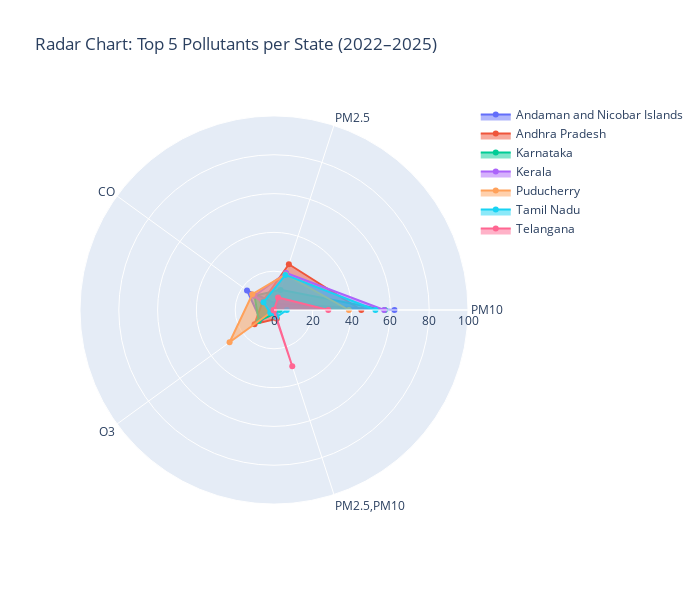

The code cell stored with this chart in its notebook:
### Markdown cell above
📘 **Data Story: Pollution Trends Across Southern India (2022 Onwards)**

The graph paints a compelling portrait of how different pollutants dominate across southern Indian states post-COVID. Here's how the narrative unfolds:

### 🏆 **Top 2 Pollutants: PM10 and PM2.5**
- These **particulate matters consistently emerge as the leading pollutants** across **Andhra Pradesh, Tamil Nadu, Karnataka, Telangana, and Kerala**.
- Their dominance suggests ongoing challenges in vehicular emissions, construction dust, and industrial activity.
- States with rapid urbanization—like Telangana and Karnataka—show relatively **higher PM concentrations**, hinting at expanding cities with increasing traffic and infrastructure projects.

### 🍃 **Bottom 2 Pollutants: CO, O₃, and NO₂**
- **Carbon Monoxide (CO)** and **Ozone (O₃)** are frequently the **least prominent**, especially in coastal regions like Kerala and Puducherry.
- This could be linked to better **air dispersion** and **lower fossil fuel dependence** in those areas.
- **Nitrogen Dioxide (NO₂)**, while low in some areas, tends to rank slightly higher in industrial hubs—indicating occasional spikes from combustion sources.

### 🌴 **Regional Highlights**:
- **Andaman and Nicobar Islands** consistently show **lower pollutant levels overall**, reflecting minimal industrial activity and strong natural air regulation.
- **Puducherry**, although small, mirrors patterns similar to Tamil Nadu, possibly due to proximity and shared urban traits.

### 📈 **Post-COVID Implications**:
- A **resurgence in mobility and construction** after lockdowns may be contributing to PM spikes.
- The data underscores the need for **region-specific strategies**—like dust control in cities and industrial emission monitoring in specific districts.

### Code cell
import plotly.graph_objects as go

# Filter to top 10 pollutants
top10_pollutants = pollutant_counts.groupby('prominent_pollutants')['count'].sum().sort_values(ascending=False).head(10).index
vis_data = pollutant_counts[pollutant_counts['prominent_pollutants'].isin(top10_pollutants)].copy()

# States to include (limit if too many)
states = vis_data['state'].unique()

# Create radar chart with traces per state
fig = go.Figure()

for state in states:
    state_data = vis_data[vis_data['state'] == state]

    # Create a DataFrame with all top10 pollutants and fill with zeros
    pollutant_values = pd.DataFrame(0, index=[0], columns=top10_pollutants)

    # Fill in available values
    for poll in state_data['prominent_pollutants'].unique():
        if poll in top10_pollutants:
            pollutant_values.loc[0, poll] = state_data[state_data['prominent_pollutants'] == poll]['percentage'].values[0]
    
    # Extract values as list
    values = pollutant_values.iloc[0].tolist()
    
    # Radar charts need values to loop back to the start
    values += [values[0]]

    fig.add_trace(go.Scatterpolar(
        r=values,
        theta=list(top5_pollutants) + [top5_pollutants[0]],
        fill='toself',
        name=state
    ))

fig.update_layout(
    polar=dict(
        radialaxis=dict(visible=True, range=[0, 100])
    ),
    title="Radar Chart: Top 5 Pollutants per State (2022–2025)",
    showlegend=True,
    height=600,
    width=700
)

fig.show()

### Figure 1 — Plotly figure (JSON) as saved in the notebook; plotly's stock layout.template omitted (floating-point values rounded to 4 significant figures)
{"data": [{"fill": "toself", "name": "Andaman and Nicobar Islands", "r": [62.1, 3.4, 17.2, 8.6, 0, 0, 8.6, 0, 0, 0, 62.1], "theta": ["PM10", "PM2.5", "CO", "O3", "PM2.5,PM10", "PM10"], "type": "scatterpolar"}, {"fill": "toself", "name": "Andhra Pradesh", "r": [45, 24.8, 7.3, 12.4, 4.7, 0.2, 2, 0.2, 0.9, 0.5, 45], "theta": ["PM10", "PM2.5", "CO", "O3", "PM2.5,PM10", "PM10"], "type": "scatterpolar"}, {"fill": "toself", "name": "Karnataka", "r": [57.1, 10.9, 12.4, 9.7, 1.9, 2.8, 1.5, 1.7, 0.3, 0.6, 57.1], "theta": ["PM10", "PM2.5", "CO", "O3", "PM2.5,PM10", "PM10"], "type": "scatterpolar"}, {"fill": "toself", "name": "Kerala", "r": [56.8, 20.1, 12.5, 0.9, 2.9, 0.1, 1, 2.7, 1.1, 0.1, 56.8], "theta": ["PM10", "PM2.5", "CO", "O3", "PM2.5,PM10", "PM10"], "type": "scatterpolar"}, {"fill": "toself", "name": "Puducherry", "r": [38.6, 19.3, 13.8, 28.3, 0, 0, 0, 0, 0, 0, 38.6], "theta": ["PM10", "PM2.5", "CO", "O3", "PM2.5,PM10", "PM10"], "type": "scatterpolar"}, {"fill": "toself", "name": "Tamil Nadu", "r": [52.3, 19, 6.7, 2.4, 3.9, 6.6, 3.2, 1.8, 0.8, 0.2, 52.3], "theta": ["PM10", "PM2.5", "CO", "O3", "PM2.5,PM10", "PM10"], "type": "scatterpolar"}, {"fill": "toself", "name": "Telangana", "r": [28, 6.8, 0, 0.3, 30.5, 0, 0.1, 5, 2.8, 5.3, 28], "theta": ["PM10", "PM2.5", "CO", "O3", "PM2.5,PM10", "PM10"], "type": "scatterpolar"}], "layout": {"height": 600, "polar": {"radialaxis": {"range": [0, 100], "visible": true}}, "showlegend": true, "title": {"text": "Radar Chart: Top 5 Pollutants per State (2022–2025)"}, "width": 700}}
